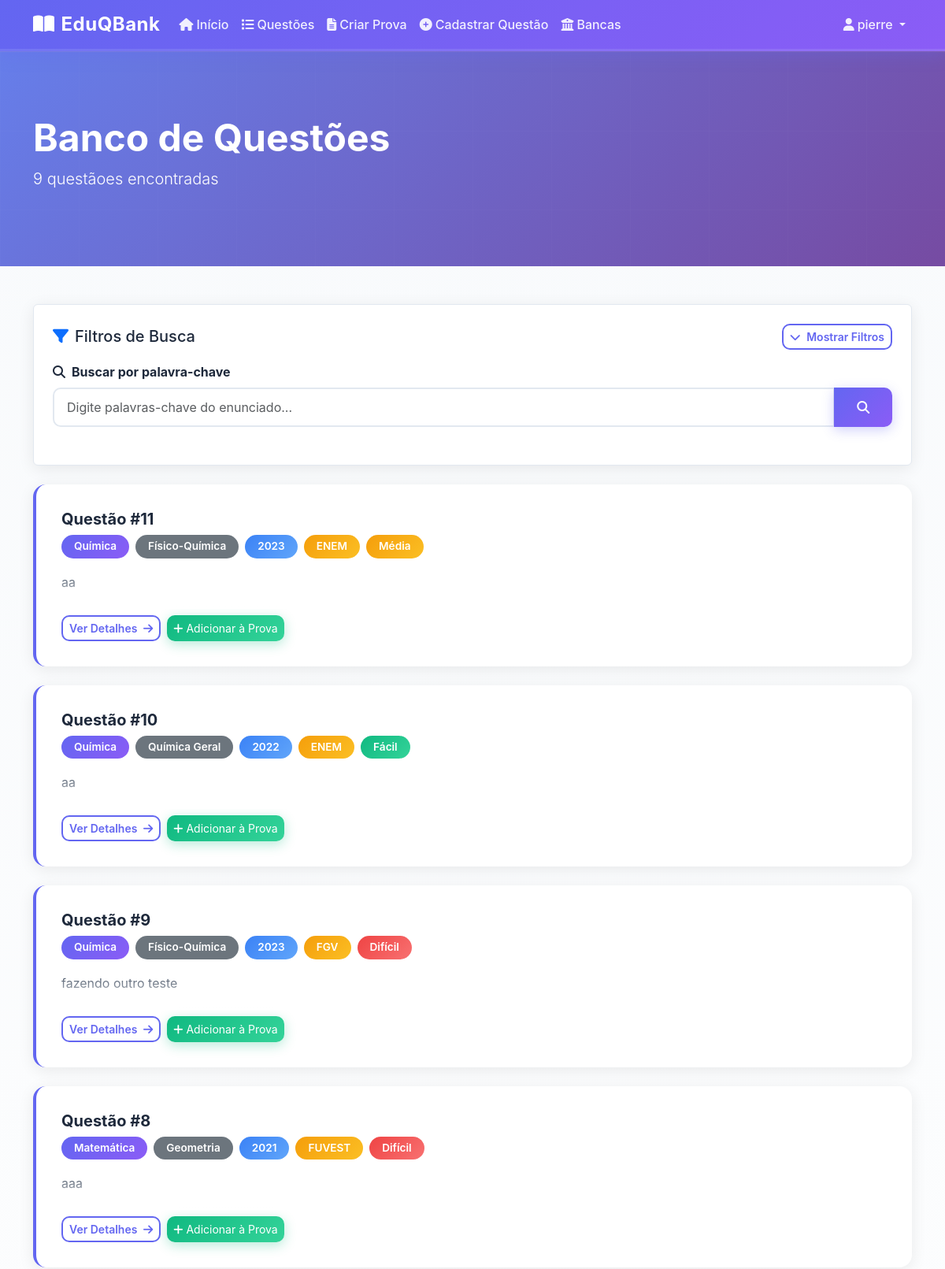
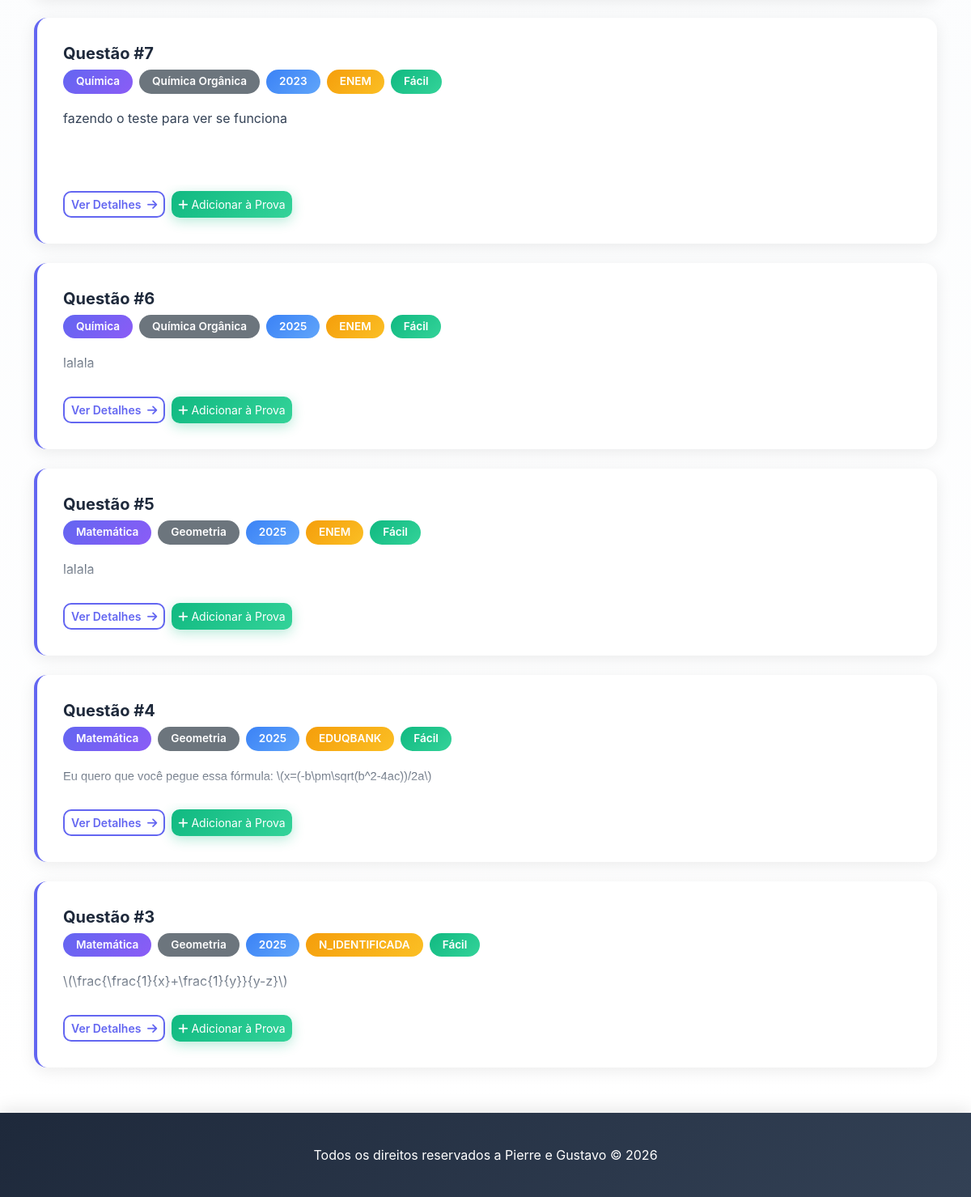
The app's page /questoes/ (signed in) with its own data (2 pictures, top to bottom).
### app/models.py (models this page shows, shortened)
class Questao(models.Model):
    area = models.ForeignKey('Conteudo', on_delete=models.PROTECT, related_name='q_area')
    unidade = models.ForeignKey('Conteudo', on_delete=models.PROTECT, related_name='q_unidade', null=True, blank=True)
    topico = models.ForeignKey('Conteudo', on_delete=models.PROTECT, related_name='q_topico', null=True, blank=True)
    subtopico = models.ForeignKey('Conteudo', on_delete=models.PROTECT, related_name='q_subtopico', null=True, blank=True)
    categoria = models.ForeignKey('Conteudo', on_delete=models.PROTECT, related_name='q_categoria', null=True, blank=True)
    ano = models.IntegerField()
    banca = models.CharField(max_length=100)
    tipo_questao = models.CharField(max_length=50)
    dificuldade = models.CharField(max_length=20)
    GRAU_ESCOLARIDADE_CHOICES = [
        ('fundamental', 'Ensino Fundamental'),
        ('medio', 'Ensino Médio'),
        ('superior', 'Ensino Superior'),
    ]
    grau_escolaridade = models.CharField(max_length=20, choices=GRAU_ESCOLARIDADE_CHOICES)
    enunciado = RichTextUploadingField('Enunciado')
    resposta = RichTextUploadingField('Resposta')
    resposta_gabarito = RichTextUploadingField('Resposta Gabarito', blank=True, null=True)

class Conteudo(models.Model):
    nome = models.CharField(max_length=500)
    pai = models.ForeignKey('self', null=True, blank=True, on_delete=models.PROTECT, related_name='subconteudos')
    TIPO_CHOICES = [
        ('area', 'Área'),
        ('unidade', 'Unidade'),
        ('topico', 'Tópico'),
        ('subtopico', 'Subtópico'),
        ('categoria', 'Categoria'),
    ]
    tipo = models.CharField(max_length=20, choices=TIPO_CHOICES)

### app/views/pages.py (the view, shortened to what this page needs)
# urls.py: path('questoes/', views.questoes_list, name='questoes_list'),
@login_required
def questoes_list(request):
    questoes = Questao.objects.all().select_related('area', 'unidade', 'topico', 'subtopico', 'categoria')
    search = request.GET.get('search', '')
    if search:
        questoes = questoes.filter(enunciado__icontains=search)
    area_ids_raw = request.GET.getlist('area_id')
    area_ids = []
    if area_ids:
        questoes = questoes.filter(area_id__in=area_ids)
    unidade_ids_raw = request.GET.getlist('unidade_id')
    unidade_ids = []
    if unidade_ids:
        questoes = questoes.filter(unidade_id__in=unidade_ids)
    topico_ids_raw = request.GET.getlist('topico_id')
    topico_ids = []
    if topico_ids:
        questoes = questoes.filter(topico_id__in=topico_ids)
    subtopico_ids_raw = request.GET.getlist('subtopico_id')
    subtopico_ids = []
    if subtopico_ids:
        questoes = questoes.filter(subtopico_id__in=subtopico_ids)
    categoria_ids_raw = request.GET.getlist('categoria_id')
    categoria_ids = []
    if categoria_ids:
        questoes = questoes.filter(categoria_id__in=categoria_ids)
    anos_raw = request.GET.getlist('ano')
    anos = []
    if anos:
        questoes = questoes.filter(ano__in=anos)
    bancas_raw = request.GET.getlist('banca')
    bancas = [b for b in bancas_raw if str(b).strip()]
    if bancas:
        questoes = questoes.filter(banca__in=bancas)
    tipos_questao_raw = request.GET.getlist('tipo_questao')
    tipos_questao = [t for t in tipos_questao_raw if str(t).strip()]
    if tipos_questao:
        questoes = questoes.filter(tipo_questao__in=tipos_questao)
    dificuldades_raw = request.GET.getlist('dificuldade')
    dificuldades = [d for d in dificuldades_raw if str(d).strip()]
    if dificuldades:
        questoes = questoes.filter(dificuldade__in=dificuldades)
    graus_escolaridade_raw = request.GET.getlist('grau_escolaridade')
    graus_escolaridade = [g for g in graus_escolaridade_raw if str(g).strip()]
    if graus_escolaridade:
        questoes = questoes.filter(grau_escolaridade__in=graus_escolaridade)
    tem_imagem = request.GET.get('tem_imagem')
    if tem_imagem == 'true':
        questoes = questoes.filter(Q(enunciado__icontains='<img') | Q(resposta__icontains='<img'))
    elif tem_imagem == 'false':
        questoes = questoes.exclude(Q(enunciado__icontains='<img') | Q(resposta__icontains='<img'))
    order_by = request.GET.get('order_by', '-id')
    questoes = questoes.order_by(order_by)
    paginator = Paginator(questoes, 10)
    page_number = request.GET.get('page', 1)
    page_obj = paginator.get_page(page_number)
    areas = Conteudo.objects.filter(tipo='area').order_by('nome')
    anos_disponiveis = Questao.objects.values_list('ano', flat=True).distinct().order_by('-ano')
    bancas_disponiveis = Questao.objects.values_list('banca', flat=True).distinct().order_by('banca')
    tipos_disponiveis = Questao.objects.values_list('tipo_questao', flat=True).distinct().order_by('tipo_questao')
    dificuldades_disponiveis = Questao.objects.values_list('dificuldade', flat=True).distinct().order_by('dificuldade')
    graus_disponiveis = Questao.objects.values_list('grau_escolaridade', flat=True).distinct().order_by('grau_escolaridade')
    unidades = []
    topicos = []
    subtopicos = []
    categorias = []
    context = {
        'page_obj': page_obj,
        'questoes': page_obj,
        'search': search,
        'areas': areas,
        'unidades': unidades,
        'topicos': topicos,
        'subtopicos': subtopicos,
        'categorias': categorias,
        'anos_disponiveis': anos_disponiveis,
        'bancas_disponiveis': bancas_disponiveis,
        'tipos_disponiveis': tipos_disponiveis,
        'dificuldades_disponiveis': dificuldades_disponiveis,
        'graus_disponiveis': graus_disponiveis,
        'filtros_ativos': {
            'area_ids': [str(a) for a in area_ids],
            'unidade_ids': [str(u) for u in unidade_ids],
            'topico_ids': [str(t) for t in topico_ids],
            'subtopico_ids': [str(s) for s in subtopico_ids],
            'categoria_ids': [str(c) for c in categoria_ids],
            'anos': [str(a) for a in anos],
            'bancas': bancas,
            'tipos_questao': tipos_questao,
            'dificuldades': dificuldades,
            'graus_escolaridade': graus_escolaridade,
            'tem_imagem': tem_imagem,
        }
    }
    return render(request, 'app/questoes.html', context)

### app/templates/app/questoes.html (shortened to what this page needs)
{% extends "app/base.html" %}
{% load static %}
{% block content %}
<div class="hero-section">
    <div class="container">
        <h1 class="display-5 fw-bold mb-2">Banco de Questões</h1>
        <p class="lead">
            {% if page_obj %}
                {{ page_obj.paginator.count }} questão{{ page_obj.paginator.count|pluralize:"es" }} encontrada{{ page_obj.paginator.count|pluralize:"s" }}
            {% else %}
                Carregando...
            {% endif %}
        </p>
    </div>
</div>
<div class="container">
    <div class="filter-section bg-white p-4 rounded mb-4" style="box-shadow: 0 4px 20px rgba(0,0,0,0.08);">
        <div class="d-flex justify-content-between align-items-center mb-3">
            <h5 class="mb-0">
                <i class="fas fa-filter me-2 text-primary"></i>Filtros de Busca
            </h5>
            <button type="button" class="btn btn-sm btn-outline-primary" onclick="toggleFilters()" id="toggleFiltersBtn">
                <i class="fas fa-chevron-{% if filtros_ativos.area_ids|length > 0 or filtros_ativos.unidade_ids|length > 0 or filtros_ativos.topico_ids|length > 0 or filtros_ativos.anos|length > 0 or filtros_ativos.bancas|length > 0 or filtros_ativos.dificuldades|length > 0 or filtros_ativos.tipos_questao|length > 0 or filtros_ativos.graus_escolaridade|length > 0 or filtros_ativos.tem_imagem %}up{% else %}down{% endif %} me-1"></i>
                <span id="toggleFiltersText">{% if filtros_ativos.area_ids|length > 0 or filtros_ativos.unidade_ids|length > 0 or filtros_ativos.topico_ids|length > 0 or filtros_ativos.anos|length > 0 or filtros_ativos.bancas|length > 0 or filtros_ativos.dificuldades|length > 0 or filtros_ativos.tipos_questao|length > 0 or filtros_ativos.graus_escolaridade|length > 0 or filtros_ativos.tem_imagem %}Ocultar{% else %}Mostrar{% endif %} Filtros</span>
            </button>
        </div>
        <form method="get" action="{% url 'questoes_list' %}" id="filterForm">
            <div class="mb-4">
                <label for="search" class="form-label fw-bold">
                    <i class="fas fa-search me-2"></i>Buscar por palavra-chave
                </label>
                <div class="input-group">
                    <input type="text" class="form-control" id="search" name="search"
                           value="{{ search }}" placeholder="Digite palavras-chave do enunciado...">
                    <button type="submit" class="btn btn-primary">
                        <i class="fas fa-search"></i>
                    </button>
                </div>
            </div>
        </form>
    </div>
    <div id="questionsList">
        {% for questao in questoes %}
        <div class="question-card" data-question-id="{{ questao.id }}">
            <div class="question-header">
                <div>
                    <h5 class="mb-2">
                        <a href="{% url 'questao_detail_page' questao.id %}" class="text-decoration-none">
                            Questão #{{ questao.id }}
                        </a>
                    </h5>
                    <div class="question-meta">
                        <span class="badge bg-primary">{{ questao.area.nome }}</span>
                        {% if questao.unidade %}
                        <span class="badge bg-secondary">{{ questao.unidade.nome }}</span>
                        {% endif %}
                        <span class="badge bg-info">{{ questao.ano }}</span>
                        <span class="badge bg-warning">{{ questao.banca }}</span>
                        <span class="badge bg-{% if questao.dificuldade == 'Fácil' %}success{% elif questao.dificuldade == 'Média' %}warning{% else %}danger{% endif %}">
                            {{ questao.dificuldade }}
                        </span>
                    </div>
                </div>
            </div>
            <div class="question-preview prose">
                {{ questao.enunciado|safe|truncatewords_html:50 }}
            </div>
            <div class="mt-2 d-flex gap-2">
                <a href="{% url 'questao_detail_page' questao.id %}" class="btn btn-sm btn-outline-primary">
                    Ver Detalhes <i class="fas fa-arrow-right ms-1"></i>
                </a>
                <button class="btn btn-sm btn-success add-to-test-btn"
                        onclick="addQuestionToSelection({{ questao.id }}, {area: '{{ questao.area.nome }}', ano: {{ questao.ano }}})">
                    <i class="fas fa-plus me-1"></i>Adicionar à Prova
                </button>
            </div>
        </div>
        {% empty %}
        <div class="text-center py-5">
            <i class="fas fa-inbox fa-3x text-muted mb-3"></i>
            <h4 class="text-muted">Nenhuma questão encontrada</h4>
            <p class="text-muted">Tente ajustar os filtros ou a busca.</p>
        </div>
        {% endfor %}
    </div>
</div>
{% endblock %}

### app/templates/app/base.html (shortened to what this page needs)
{% load static %}
<!DOCTYPE html>
<html lang="pt-br">
<head>
    <link href="https://cdn.jsdelivr.net/npm/bootstrap@5.3.2/dist/css/bootstrap.min.css" rel="stylesheet">
    <link rel="stylesheet" href="https://cdnjs.cloudflare.com/ajax/libs/font-awesome/6.4.0/css/all.min.css">
</head>
<body>
    <nav class="navbar navbar-expand-lg navbar-dark">
        <div class="container">
            <a class="navbar-brand" href="{% url 'index' %}">
                <i class="fas fa-book-open me-2"></i>EduQBank
            </a>
            <div class="collapse navbar-collapse" id="navbarNav">
                <ul class="navbar-nav me-auto">
                    <li class="nav-item">
                        <a class="nav-link" href="{% url 'index' %}">
                            <i class="fas fa-home me-1"></i>Início
                        </a>
                    </li>
                    {% if user.is_authenticated %}
                    <li class="nav-item">
                        <a class="nav-link" href="{% url 'questoes_list' %}">
                            <i class="fas fa-list me-1"></i>Questões
                        </a>
                    </li>
                    <li class="nav-item">
                        <a class="nav-link" href="{% url 'criar_prova' %}">
                            <i class="fas fa-file-alt me-1"></i>Criar Prova
                        </a>
                    </li>
                    {% if user.is_staff %}
                    <li class="nav-item">
                        <a class="nav-link" href="{% url 'cadastro_questao' %}">
                            <i class="fas fa-plus-circle me-1"></i>Cadastrar Questão
                        </a>
                    </li>
                    <li class="nav-item">
                        <a class="nav-link" href="{% url 'bancas_page' %}">
                            <i class="fas fa-university me-1"></i>Bancas
                        </a>
                    </li>
                    {% endif %}
                    {% endif %}
                </ul>
                <ul class="navbar-nav">
                    {% if user.is_authenticated %}
                    <li class="nav-item dropdown">
                        <a class="nav-link dropdown-toggle" href="#" id="userDropdown" role="button" data-bs-toggle="dropdown" aria-expanded="false">
                            <i class="fas fa-user me-1"></i>{{ user.username }}
                        </a>
                    </li>
                    {% endif %}
                </ul>
            </div>
        </div>
    </nav>
    <main class="main-content">
        {% block content %}{% endblock %}
    </main>
    <footer class="footer">
        <div class="container text-center">
            <p class="mb-0">Todos os direitos reservados a Pierre e Gustavo &copy; {% now "Y" %}</p>
        </div>
    </footer>
</body>
</html>

### records on screen
Questao: id "11", area.nome "Química", unidade.nome "Físico-Química", ano "2023", banca "ENEM", dificuldade "Média", enunciado "aa"
Questao: id "10", area.nome "Química", unidade.nome "Química Geral", ano "2022", banca "ENEM", dificuldade "Fácil", enunciado "aa"
Questao: id "9", area.nome "Química", unidade.nome "Físico-Química", ano "2023", banca "FGV", dificuldade "Difícil", enunciado "fazendo outro teste"
Questao: id "8", area.nome "Matemática", unidade.nome "Geometria", ano "2021", banca "FUVEST", dificuldade "Difícil", enunciado "aaa"
Questao: id "7", area.nome "Química", unidade.nome "Química Orgânica", ano "2023", banca "ENEM", dificuldade "Fácil", enunciado "fazendo o teste para ver se funciona"
Questao: id "6", area.nome "Química", unidade.nome "Química Orgânica", ano "2025", banca "ENEM", dificuldade "Fácil", enunciado "lalala"
Questao: id "5", area.nome "Matemática", unidade.nome "Geometria", ano "2025", banca "ENEM", dificuldade "Fácil", enunciado "lalala"
Questao: id "4", area.nome "Matemática", unidade.nome "Geometria", ano "2025", banca "EDUQBANK", dificuldade "Fácil", enunciado "Eu quero que você pegue essa fórmula: \\(x=(-b\\pm\\sqrt(b^2-4ac))/2a\\)"
Questao: id "3", area.nome "Matemática", unidade.nome "Geometria", ano "2025", banca "N_IDENTIFICADA", dificuldade "Fácil", enunciado "\\(\\frac{\\frac{1}{x}+\\frac{1}{y}}{y-z}\\)"

### other values on screen
{{ user.username }} "pierre"
{{ page_obj.paginator.count }} "9"
